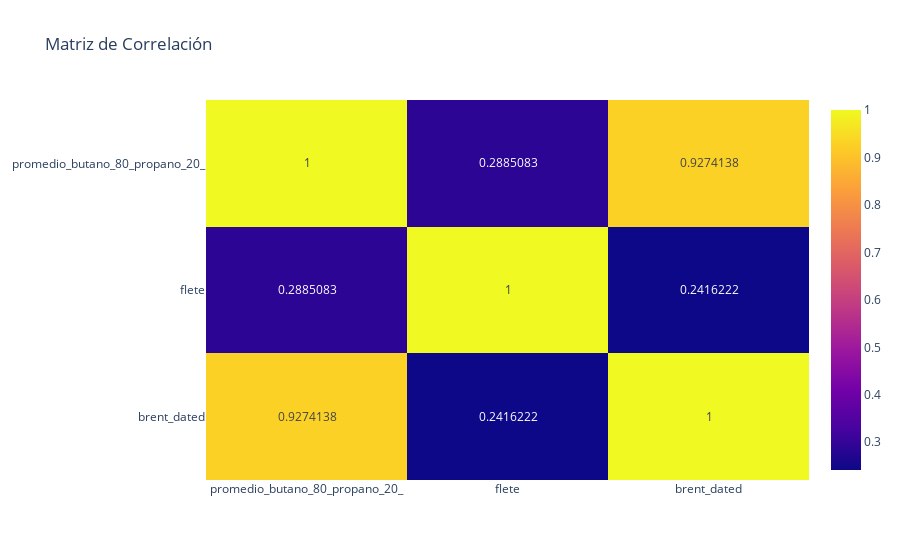

Notebook source saved alongside this figure:
### Markdown cell above
### # Mapa de calor de correlación con Plotly Express

### Code cell
fig = px.imshow(correlation_matrix, text_auto=True, aspect="auto", title='Matriz de Correlación')
fig.show()

### Figure 1 — Plotly figure (JSON) as saved in the notebook; plotly's stock layout.template omitted (floating-point values rounded to 4 significant figures)
{"data": [{"coloraxis": "coloraxis", "hovertemplate": "x: %{x}<br>y: %{y}<br>color: %{z}<extra></extra>", "name": "0", "texttemplate": "%{z}", "type": "heatmap", "x": ["promedio_butano_80_propano_20_", "flete", "brent_dated"], "xaxis": "x", "y": ["promedio_butano_80_propano_20_", "flete", "brent_dated"], "yaxis": "y", "z": [[1, 0.2885, 0.9274], [0.2885, 1, 0.2416], [0.9274, 0.2416, 1]]}], "layout": {"coloraxis": {"colorscale": [[0, "#0d0887"], [0.1111, "#46039f"], [0.2222, "#7201a8"], [0.3333, "#9c179e"], [0.4444, "#bd3786"], [0.5556, "#d8576b"], [0.6667, "#ed7953"], [0.7778, "#fb9f3a"], [0.8889, "#fdca26"], [1, "#f0f921"]]}, "title": {"text": "Matriz de Correlación"}, "xaxis": {"anchor": "y", "domain": [0, 1]}, "yaxis": {"anchor": "x", "autorange": "reversed", "domain": [0, 1]}}}
